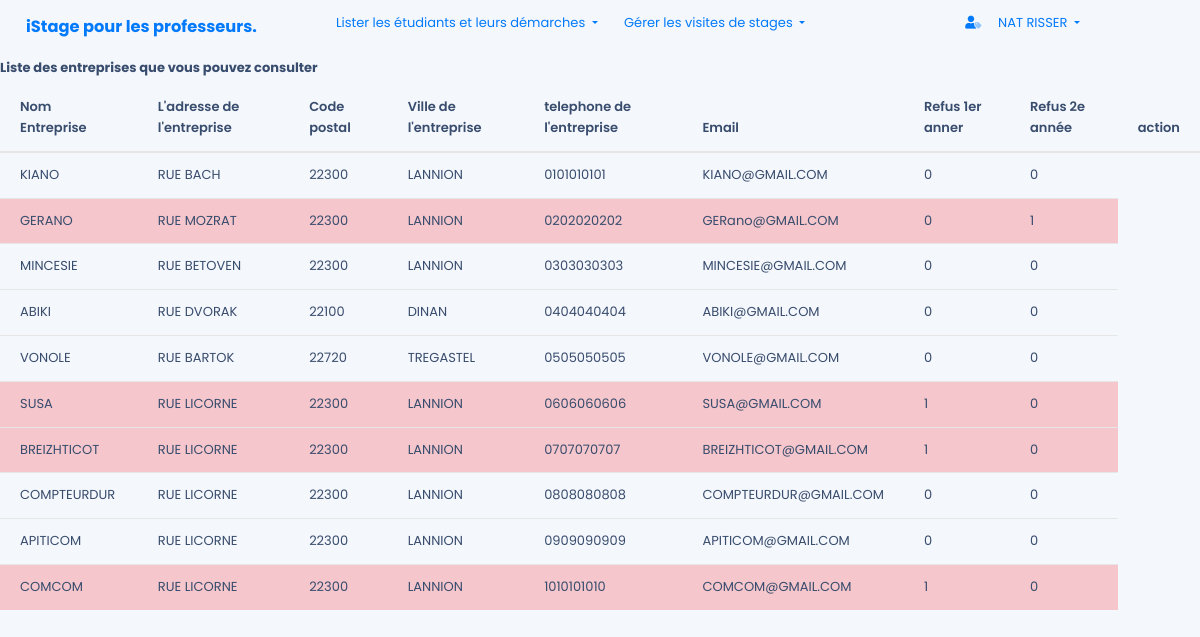
Screenshot of /front_end/consult_entrprise.php (signed in) with the database file from the repository.
### tables this page shows
CREATE TABLE IF NOT EXISTS ENTREPRISE
 (
   ID_ENTREPRISE SMALLINT AUTO_INCREMENT ,
   NOM_ENTREPRISE CHAR(32) NOT NULL  ,
   ADRESSE_ENTREPRISE CHAR(255) NOT NULL  ,
   CP_ENTREPRISE CHAR(5) NOT NULL  ,
   VILLE_ENTREPRISE CHAR(32) NOT NULL  ,
   TEL_ENTREPRISE CHAR(10) NOT NULL  ,
   EMAIL_ENTREPRISE CHAR(32) NOT NULL  ,
   REFUS_ANNEESIO1 BOOLEAN NOT NULL DEFAULT FALSE ,
   REFUS_ANNEE_SIO2 BOOLEAN NOT NULL  DEFAULT FALSE
   , PRIMARY KEY (ID_ENTREPRISE) 
 );

### back_end/consultation_entreprise.php (called while the page is built, shortened)
<?php
$resultat = $db->prepare("SELECT NOM_ENTREPRISE,ADRESSE_ENTREPRISE,CP_ENTREPRISE, VILLE_ENTREPRISE, TEL_ENTREPRISE,EMAIL_ENTREPRISE,REFUS_ANNEESIO1, REFUS_ANNEE_SIO2
FROM entreprise;");
$resultat->execute();
$consult = $resultat->fetchAll();
?>

### front_end/consult_entrprise.php (the view, shortened to what this page needs)
<!DOCTYPE html>
<html lang="fr">
<?php
    include '../includes/header.php';
    include '../back_end/consultation_entreprise.php';
    ?>
<body>
    <?php
    include '../includes/barnav.php';
    ?>
		<h5 class="card-title">Liste des entreprises que vous pouvez consulter</h5>
                                <div class="table-responsives">
                                    <table class="table">
                                        <thead>
                                            <tr>
                                                <th scope="col">Nom Entreprise</th>
                                                <th scope="col">L'adresse de l'entreprise</th>
                                                <th scope="col">Code postal</th>
                                                <th scope="col">Ville de l'entreprise</th>
                                                <th scope="col">telephone de l'entreprise </th>
                                                <th scope="col">Email</th>
                                                <th scope="col">Refus 1er anner</th>
                                                <th scope="col">Refus 2e année</th>
                                                <th scope="col">action</th>
                                            </tr>
                                        </thead>
                                        <tbody>
                                        <?php foreach ( $consult as $consult) {
                            if ($consult['REFUS_ANNEESIO1']|| $consult['REFUS_ANNEE_SIO2']==1){
                            echo'
                                     <tr class="table-danger">
                                         <td>'. $consult[ 'NOM_ENTREPRISE'].'</td>
                                         <td>'. $consult[ 'ADRESSE_ENTREPRISE'].'</td>
                                         <td>'. $consult[ 'CP_ENTREPRISE'].'</td>
                                         <td>'. $consult[ 'VILLE_ENTREPRISE'].'</td>
                                         <td>'. $consult[ 'TEL_ENTREPRISE'].'</td>
                                         <td>'. $consult[ 'EMAIL_ENTREPRISE'].'</td>
                                         <td>'. $consult[ 'REFUS_ANNEESIO1'].'</td>
                                         <td>'. $consult[ 'REFUS_ANNEE_SIO2'].'</td>
                                      </tr>
                         ';
                          }
                            else {
                                 echo'
                                <tr >
                                    <td>'. $consult[ 'NOM_ENTREPRISE'].'</td>
                                    <td>'. $consult[ 'ADRESSE_ENTREPRISE'].'</td>
                                    <td>'. $consult[ 'CP_ENTREPRISE'].'</td>
                                    <td>'. $consult[ 'VILLE_ENTREPRISE'].'</td>
                                    <td>'. $consult[ 'TEL_ENTREPRISE'].'</td>
                                    <td>'. $consult[ 'EMAIL_ENTREPRISE'].'</td>
                                    <td>'. $consult[ 'REFUS_ANNEESIO1'].'</td>
                                    <td>'. $consult[ 'REFUS_ANNEE_SIO2'].'</td>
                                </tr>
                            ';  }  }
                          ?>
                         </tbody>
                        </table>
            </div>

### assets/css/custom.css (style rules this page uses)
body { font-size: 1rem; font-family: Roboto, sans-serif; font-weight: initial; line-height: normal; -webkit-font-smoothing: antialiased }
.h1, .h2, .h3, .h4, .h5, .h6, h1, h2, h3, h4, h5, h6 { font-weight: 700 }
.h5, h5 { font-size: 1rem }
body, html { overflow-x: hidden; padding-right: 0 !important }
* { box-sizing: border-box }

### rows the page displays
entreprise: NOM_ENTREPRISE "KIANO", ADRESSE_ENTREPRISE "RUE BACH", CP_ENTREPRISE "22300", VILLE_ENTREPRISE "LANNION", TEL_ENTREPRISE "0101010101", EMAIL_ENTREPRISE "KIANO@GMAIL.COM", REFUS_ANNEESIO1 "0", REFUS_ANNEE_SIO2 "0"
entreprise: NOM_ENTREPRISE "GERANO", ADRESSE_ENTREPRISE "RUE MOZRAT", CP_ENTREPRISE "22300", VILLE_ENTREPRISE "LANNION", TEL_ENTREPRISE "0202020202", EMAIL_ENTREPRISE "GERano@GMAIL.COM", REFUS_ANNEESIO1 "0", REFUS_ANNEE_SIO2 "1"
entreprise: NOM_ENTREPRISE "MINCESIE", ADRESSE_ENTREPRISE "RUE BETOVEN", CP_ENTREPRISE "22300", VILLE_ENTREPRISE "LANNION", TEL_ENTREPRISE "0303030303", EMAIL_ENTREPRISE "MINCESIE@GMAIL.COM", REFUS_ANNEESIO1 "0", REFUS_ANNEE_SIO2 "0"
entreprise: NOM_ENTREPRISE "ABIKI", ADRESSE_ENTREPRISE "RUE DVORAK", CP_ENTREPRISE "22100", VILLE_ENTREPRISE "DINAN", TEL_ENTREPRISE "0404040404", EMAIL_ENTREPRISE "ABIKI@GMAIL.COM", REFUS_ANNEESIO1 "0", REFUS_ANNEE_SIO2 "0"
entreprise: NOM_ENTREPRISE "VONOLE", ADRESSE_ENTREPRISE "RUE BARTOK", CP_ENTREPRISE "22720", VILLE_ENTREPRISE "TREGASTEL", TEL_ENTREPRISE "0505050505", EMAIL_ENTREPRISE "VONOLE@GMAIL.COM", REFUS_ANNEESIO1 "0", REFUS_ANNEE_SIO2 "0"
entreprise: NOM_ENTREPRISE "SUSA", ADRESSE_ENTREPRISE "RUE LICORNE", CP_ENTREPRISE "22300", VILLE_ENTREPRISE "LANNION", TEL_ENTREPRISE "0606060606", EMAIL_ENTREPRISE "SUSA@GMAIL.COM", REFUS_ANNEESIO1 "1", REFUS_ANNEE_SIO2 "0"
entreprise: NOM_ENTREPRISE "BREIZHTICOT", ADRESSE_ENTREPRISE "RUE LICORNE", CP_ENTREPRISE "22300", VILLE_ENTREPRISE "LANNION", TEL_ENTREPRISE "0707070707", EMAIL_ENTREPRISE "BREIZHTICOT@GMAIL.COM", REFUS_ANNEESIO1 "1", REFUS_ANNEE_SIO2 "0"
entreprise: NOM_ENTREPRISE "COMPTEURDUR", ADRESSE_ENTREPRISE "RUE LICORNE", CP_ENTREPRISE "22300", VILLE_ENTREPRISE "LANNION", TEL_ENTREPRISE "0808080808", EMAIL_ENTREPRISE "COMPTEURDUR@GMAIL.COM", REFUS_ANNEESIO1 "0", REFUS_ANNEE_SIO2 "0"
entreprise: NOM_ENTREPRISE "APITICOM", ADRESSE_ENTREPRISE "RUE LICORNE", CP_ENTREPRISE "22300", VILLE_ENTREPRISE "LANNION", TEL_ENTREPRISE "0909090909", EMAIL_ENTREPRISE "APITICOM@GMAIL.COM", REFUS_ANNEESIO1 "0", REFUS_ANNEE_SIO2 "0"
entreprise: NOM_ENTREPRISE "COMCOM", ADRESSE_ENTREPRISE "RUE LICORNE", CP_ENTREPRISE "22300", VILLE_ENTREPRISE "LANNION", TEL_ENTREPRISE "1010101010", EMAIL_ENTREPRISE "COMCOM@GMAIL.COM", REFUS_ANNEESIO1 "1", REFUS_ANNEE_SIO2 "0"

### other values shown
$_SESSION['prenom'] "NAT"
$_SESSION['nom'] "RISSER"
